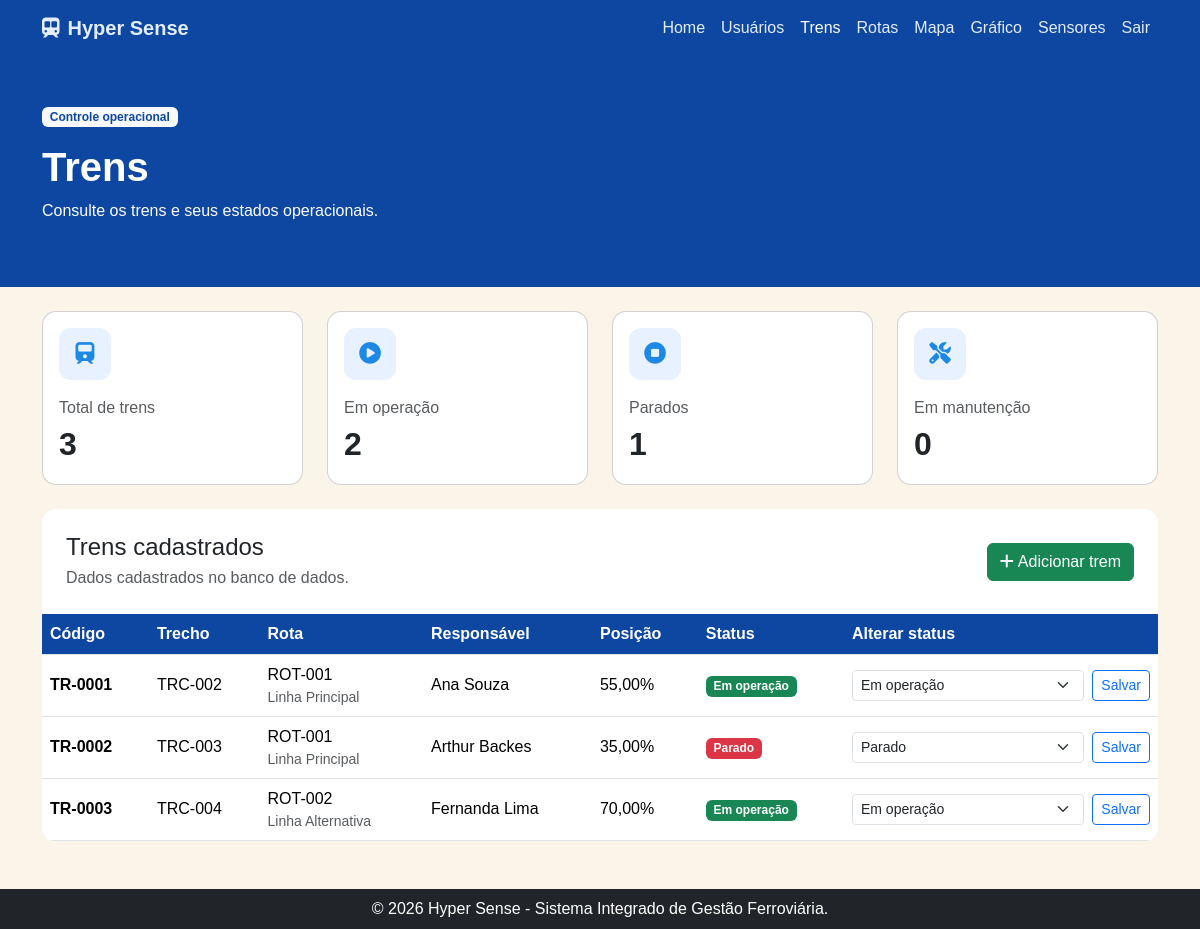
The page /Tela/trens.php (signed in) on the database its author committed.
### tables this page shows
CREATE TABLE IF NOT EXISTS trens (
    id INT AUTO_INCREMENT PRIMARY KEY,
    codigo VARCHAR(20) NOT NULL UNIQUE,
    status VARCHAR(30) NOT NULL DEFAULT 'Em operação',
    trecho_id INT NULL,
    rota_id INT NULL,
    posicao_percentual DECIMAL(5,2) NOT NULL DEFAULT 50,
    usuario_responsavel_id INT NULL,
    CONSTRAINT fk_trem_trecho FOREIGN KEY (trecho_id) REFERENCES trechos(id) ON DELETE SET NULL,
    CONSTRAINT fk_trem_rota FOREIGN KEY (rota_id) REFERENCES rotas(id) ON DELETE SET NULL,
    CONSTRAINT fk_trem_usuario FOREIGN KEY (usuario_responsavel_id) REFERENCES usuarios(id) ON DELETE SET NULL
);

### Tela/auth.php (called while the page is built, shortened)
<?php
function isAdmin(): bool
{
    return ($_SESSION['usuario_tipo'] ?? '') === 'Administrador';
}
function podeEditar(): bool
{
    return in_array(
        $_SESSION['usuario_tipo'] ?? '',
        ['Administrador', 'Supervisor'],
        true
    );
}
function e($valor): string
{
    return htmlspecialchars(
        (string)($valor ?? ''),
        ENT_QUOTES,
        'UTF-8'
    );
}

### Tela/trens.php (the view, shortened to what this page needs)
<?php
require_once 'auth.php';
$admin = isAdmin();
$podeEditar = podeEditar();
$statusPermitidos = [
    'Em operação',
    'Parado',
    'Em manutenção',
    'Atrasado'
];
$trens = $conexao->query(
    "SELECT t.id, t.codigo, t.status, t.posicao_percentual,
            COALESCE(tr.codigo, '—') AS trecho,
            COALESCE(r.codigo, '—') AS rota,
            COALESCE(r.nome, '—') AS nome_rota,
            COALESCE(u.nome, 'Não atribuído') AS responsavel
     FROM trens t
     LEFT JOIN trechos tr ON tr.id = t.trecho_id
     LEFT JOIN rotas r ON r.id = t.rota_id
     LEFT JOIN usuarios u ON u.id = t.usuario_responsavel_id
     ORDER BY t.codigo"
)->fetch_all(MYSQLI_ASSOC);
$operando = 0;
$parados = 0;
$manutencao = 0;
foreach ($trens as $trem) {
    if ($trem['status'] === 'Em operação') {
        $operando++;
    }
    if ($trem['status'] === 'Parado') {
        $parados++;
    }
}
$resumos = [
    ['fa-train', 'Total de trens', count($trens)],
    ['fa-circle-play', 'Em operação', $operando],
    ['fa-circle-stop', 'Parados', $parados],
    ['fa-screwdriver-wrench', 'Em manutenção', $manutencao]
];
?>
<!DOCTYPE html>
<html lang="pt-br">
<head>
    <link href="https://cdn.jsdelivr.net/npm/bootstrap@5.3.3/dist/css/bootstrap.min.css" rel="stylesheet">
    <link href="https://cdnjs.cloudflare.com/ajax/libs/font-awesome/6.5.2/css/all.min.css" rel="stylesheet">
    <link rel="stylesheet" href="../Css/style.css">
</head>
<body class="pagina-sistema">
<?php require 'menu.php'; ?>
<header class="page-header py-5 mb-4">
    <div class="container">
        <span class="badge bg-light text-primary mb-3">
            Controle operacional
        </span>
        <h1 class="fw-bold">Trens</h1>
        <p>Consulte os trens e seus estados operacionais.</p>
    </div>
</header>
<main class="container pb-5">
    <div class="row g-4 mb-4">
        <?php foreach ($resumos as $resumo): ?>
            <div class="col-md-3">
                <div class="card sensor-card h-100">
                    <div class="card-body">
                        <div class="sensor-icon mb-3">
                            <i class="fas <?= e($resumo[0]) ?>"></i>
                        </div>
                        <div class="text-muted"><?= e($resumo[1]) ?></div>
                        <div class="fs-2 fw-bold"><?= (int)$resumo[2] ?></div>
                    </div>
                </div>
            </div>
        <?php endforeach; ?>
    </div>
    <div class="card border-0 table-wrap">
        <div class="card-body p-0">
            <div class="p-4 d-flex justify-content-between align-items-center">
                <div>
                    <h2 class="h4 mb-1">Trens cadastrados</h2>
                    <p class="text-muted mb-0">
                        Dados cadastrados no banco de dados.
                    </p>
                </div>
                <?php if ($admin): ?>
                    <a class="btn btn-success" href="cadastro%20Trem.php">
                        <i class="fas fa-plus me-1"></i>Adicionar trem
                    </a>
                <?php endif; ?>
            </div>
            <div class="table-responsive">
                <table class="table table-hover mb-0 align-middle">
                    <thead>
                        <tr>
                            <th>Código</th>
                            <th>Trecho</th>
                            <th>Rota</th>
                            <th>Responsável</th>
                            <th>Posição</th>
                            <th>Status</th>
                            <?php if ($podeEditar): ?>
                                <th>Alterar status</th>
                            <?php endif; ?>
                        </tr>
                    </thead>
                    <tbody>
                        <?php foreach ($trens as $trem): ?>
                            <tr>
                                <td class="fw-bold">
                                    <?= e($trem['codigo']) ?>
                                </td>
                                <td><?= e($trem['trecho']) ?></td>
                                <td>
                                    <?= e($trem['rota']) ?>
                                    <small class="d-block text-muted">
                                        <?= e($trem['nome_rota']) ?>
                                    </small>
                                </td>
                                <td><?= e($trem['responsavel']) ?></td>
                                <td>
                                    <?= number_format(
                                        (float)$trem['posicao_percentual'],
                                        2, ',', '.'
                                    ) ?>%
                                </td>
                                <td>
                                    <?php
                                    $classe = match ($trem['status']) {
                                        'Em operação' => 'bg-success',
                                        'Parado' => 'bg-danger',
                                        'Atrasado' => 'bg-warning text-dark',
                                        default => 'bg-secondary'
                                    };
                                    ?>
                                    <span class="badge <?= $classe ?>">
                                        <?= e($trem['status']) ?>
                                    </span>
                                </td>
                                <?php if ($podeEditar): ?>
                                    <td>
                                        <form method="POST" class="d-flex gap-2">
                                            <select name="status"
                                                    class="form-select form-select-sm">
                                                <?php foreach ($statusPermitidos as $status): ?>
                                                    <option value="<?= e($status) ?>"
                                                        <?= $status === $trem['status'] ? 'selected' : '' ?>>
                                                        <?= e($status) ?>
                                                    </option>
                                                <?php endforeach; ?>
                                            </select>
                                            <button class="btn btn-sm btn-outline-primary">
                                                Salvar
                                            </button>
                                        </form>
                                    </td>
                                <?php endif; ?>
                            </tr>
                        <?php endforeach; ?>
                    </tbody>
                </table>
            </div>
        </div>
    </div>
</main>
<footer class="bg-dark text-white py-2">
    <div class="container text-center">
        &copy; <?= date('Y') ?> Hyper Sense - Sistema Integrado de Gestão Ferroviária.
    </div>
</footer>
</body>
</html>

### Css/style.css (style rules this page uses)
:root { --hyper-azul: #1e88e5; --hyper-azul-escuro: #0d47a1; --hyper-fundo: #fbf5e9; }
html, body { min-height: 100%; background: var(--hyper-fundo); }
body { font-family: Arial, Helvetica, sans-serif; }
.card { overflow: hidden; box-shadow: none !important; }
.stat-card, .sensor-card, .map-card, .table-wrap { border-radius: 14px; }
.page-header { background: var(--hyper-azul-escuro); color: #fff; }
.sensor-icon, .resource-icon { display: grid; place-items: center; background: #e8f1ff; color: var(--hyper-azul); border-radius: 12px; width: 52px; height: 52px; font-size: 1.35rem; }
.table thead th { background: var(--hyper-azul-escuro); color: white; white-space: nowrap; }
.table tbody td { vertical-align: middle; }
.text-primary { color: var(--hyper-azul-escuro) !important; }
*, *::before, *::after { animation: none !important; transition: none !important; box-shadow: none !important; text-shadow: none !important; filter: none !important; scroll-behavior: auto !important; }

### rows shown on the page
trens: codigo "TR-0001", trecho "TRC-002", rota "ROT-001", nome_rota "Linha Principal", responsavel "Ana Souza", posicao_percentual "55,00", status "Em operação"
trens: codigo "TR-0002", trecho "TRC-003", rota "ROT-001", nome_rota "Linha Principal", responsavel "Arthur Backes", posicao_percentual "35,00", status "Parado"
trens: codigo "TR-0003", trecho "TRC-004", rota "ROT-002", nome_rota "Linha Alternativa", responsavel "Fernanda Lima", posicao_percentual "70,00", status "Em operação"

### other values the page prints
$nome "Home"
$nome "Usuários"
$nome "Trens"
$nome "Rotas"
$nome "Mapa"
$nome "Gráfico"
$nome "Sensores"
$resumo[1] "Total de trens"
$resumo[2] "3"
$resumo[1] "Em operação"
$resumo[2] "2"
$resumo[1] "Parados"
$resumo[2] "1"
$resumo[1] "Em manutenção"
$resumo[2] "0"
